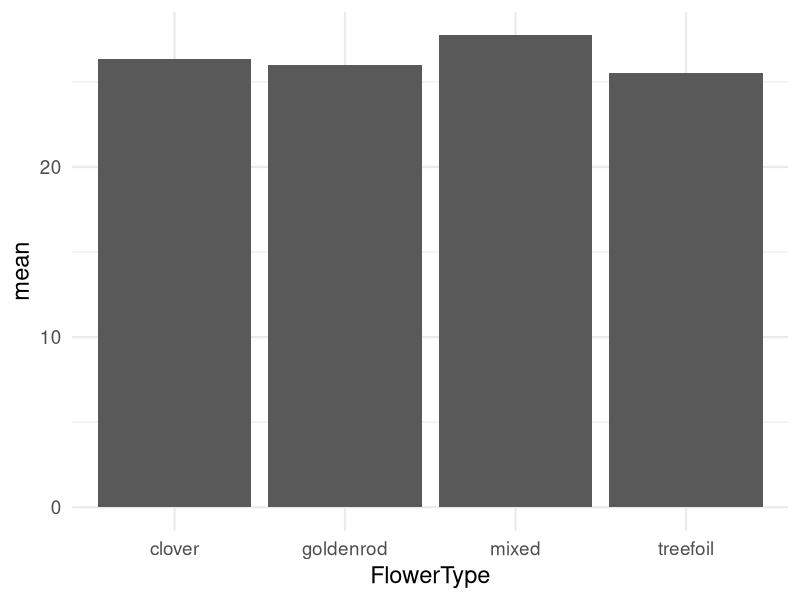
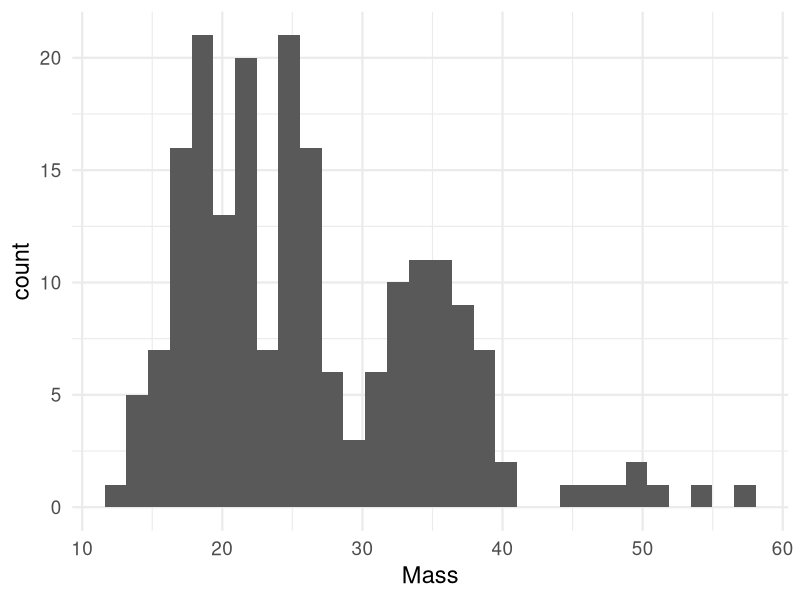
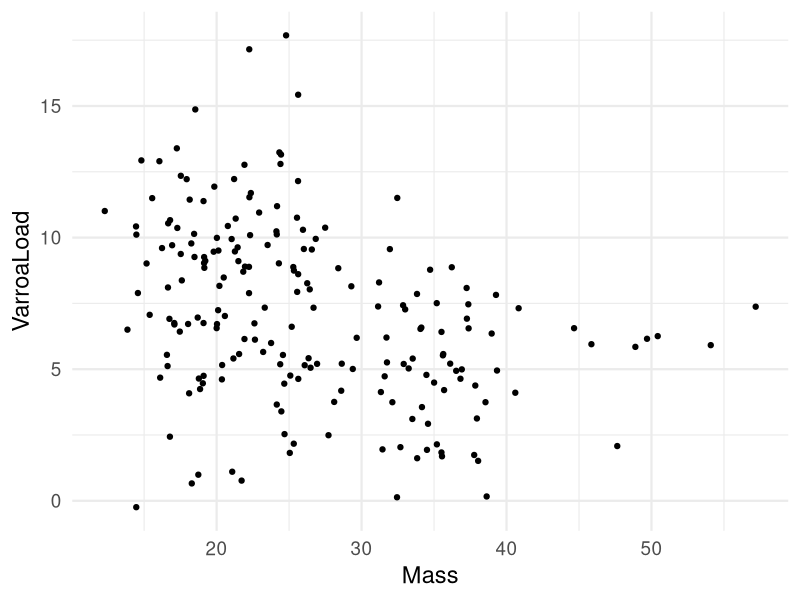
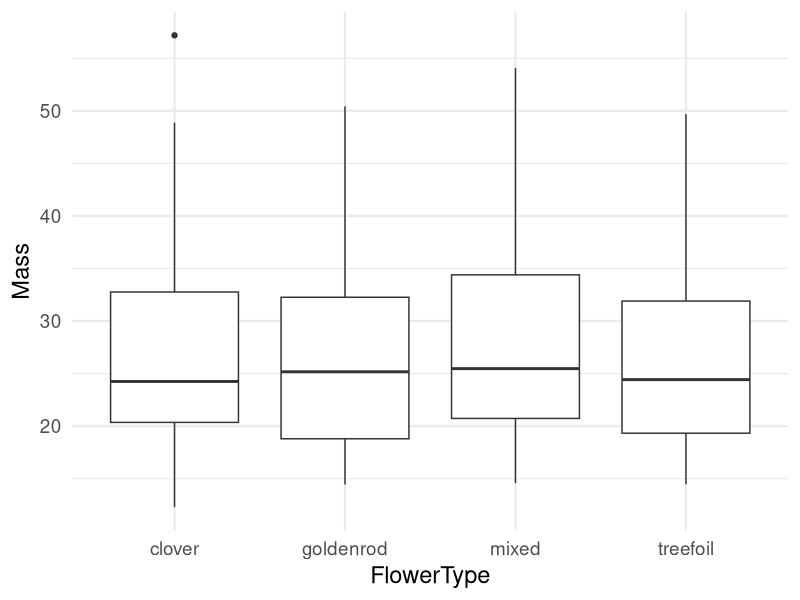
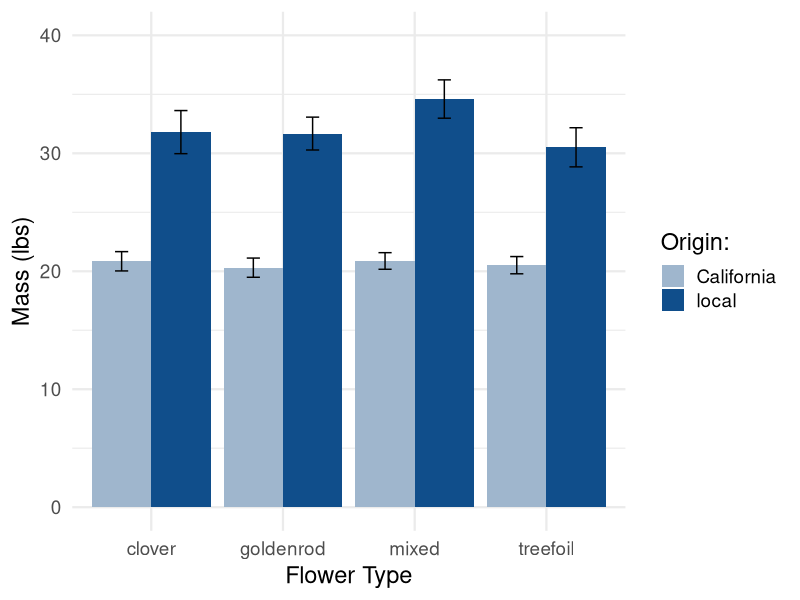
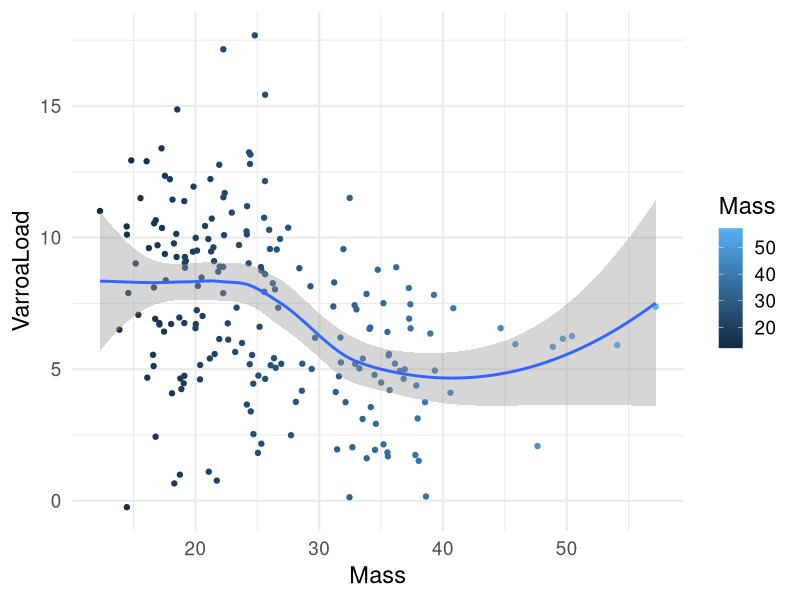
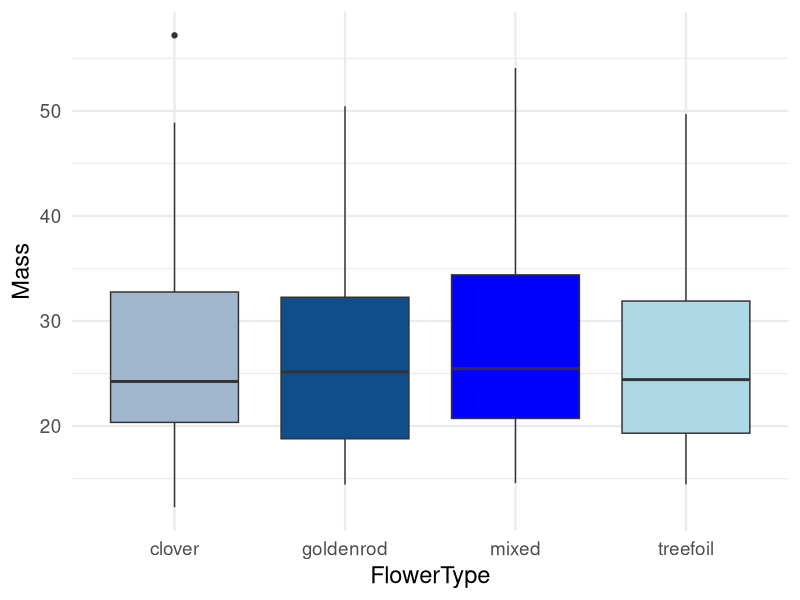

Write the R code that produced these figures, in order.
# Alex Burnham
# ggplot2 Presentation



###########################################################################################

# Clear memory of varaiables and objects:
rm(list=ls())

# load packages:
library(ggplot2)
library(plyr)

###########################################################################################

# create sample IDs
ID <- c(1:200)

# create a factor called origin
Origin <- c(rep("local", 100), 
            rep("California", 100))

# create a factor called flower type
FlowerType <- rep(c(rep("clover",25), 
                    rep("goldenrod",25), 
                    rep("treefoil",25), 
                    rep("mixed",25)),2)

# create a variable called mass
Mass <- c(rnorm(n = 100,
                mean=32, 
                sd = 8), rnorm(n = 100, 
                               mean=21, 
                               sd=4))
# create a variable called Nosema Load
NosemaLoad <-c(rnorm(n = 100,
                     mean=100000, 
                     sd = 80000), rnorm(n = 100, 
                                        mean=500000, 
                                        sd=40000))

# create a variable called varroa load
VarroaLoad <- c(rnorm(n = 100,
                      mean=5, 
                      sd = 2), rnorm(n = 100, 
                                     mean=9, 
                                     sd=3))

# create a variable called time
Time <- rep(c(rep("Time1", 50), rep("Time2", 50)),2)

# create data frame
DF <- data.frame(ID, Origin, FlowerType, Mass, NosemaLoad, VarroaLoad, Time)

# using ddply to get summary stats for mass:
DF1 <- ddply(DF, c("FlowerType"), summarise, 
             n = length(Mass),
             mean = mean(Mass, na.rm=TRUE),
             sd = sd(Mass, na.rm=TRUE),
             se = sd / sqrt(n))

###############
plot1 <- ggplot(DF1, aes(x=FlowerType,
                         y=mean)) + geom_bar(stat = "identity") 

plot1 + theme_minimal(base_size = 17) 

plot2 <- ggplot(DF, aes(Mass))

plot2 + geom_histogram() + stat_bin(bins = 30) + theme_minimal(base_size = 17)

######
plot3 <- ggplot(DF, aes(x=Mass, 
                        y=VarroaLoad))

plot3 + geom_point() + theme_minimal(base_size = 17) 

####
plot4 <- ggplot(DF, aes(x=FlowerType, 
                        y=Mass))

plot4 + geom_boxplot() + theme_minimal(base_size = 17)

####
# using ddply to get summary stats for mass:
DF2 <- ddply(DF, c("FlowerType", "Origin"), summarise, 
             n = length(Mass),
             mean = mean(Mass, na.rm=TRUE),
             sd = sd(Mass, na.rm=TRUE),
             se = sd / sqrt(n))

####

#choosing color pallet
colors <- c("slategray3", "dodgerblue4")

#Create a bar graph for with CI and SE bars
plot5 <- ggplot(DF2, aes(x=FlowerType,
                         y=mean, 
                         fill=Origin)) + 
  geom_bar(stat="identity",
           position=position_dodge()) + labs(x="Flower Type", y = "Mass (lbs)") + geom_errorbar(aes(ymin=mean-se, ymax=mean+se), width=.2, position=position_dodge(.9))

plot5 + theme_minimal(base_size = 17) + scale_fill_manual(values=colors, name="Origin:") + coord_cartesian(ylim = c(0, 40))

###
plot7 <- ggplot(DF, aes(x=Mass, 
                        y=VarroaLoad))

plot7 + geom_point(aes(color = Mass)) + theme_minimal(base_size = 17) + geom_smooth()

### 
colors1 <- c("slategray3", "dodgerblue4", "blue", "lightblue")

plot8 <- ggplot(DF, aes(x=FlowerType, 
                        y=Mass, 
                        fill=FlowerType))

plot8 + geom_boxplot() + scale_fill_manual(values=colors1, guide_legend(NULL)) + guides(fill=FALSE) + theme_minimal(base_size = 17)